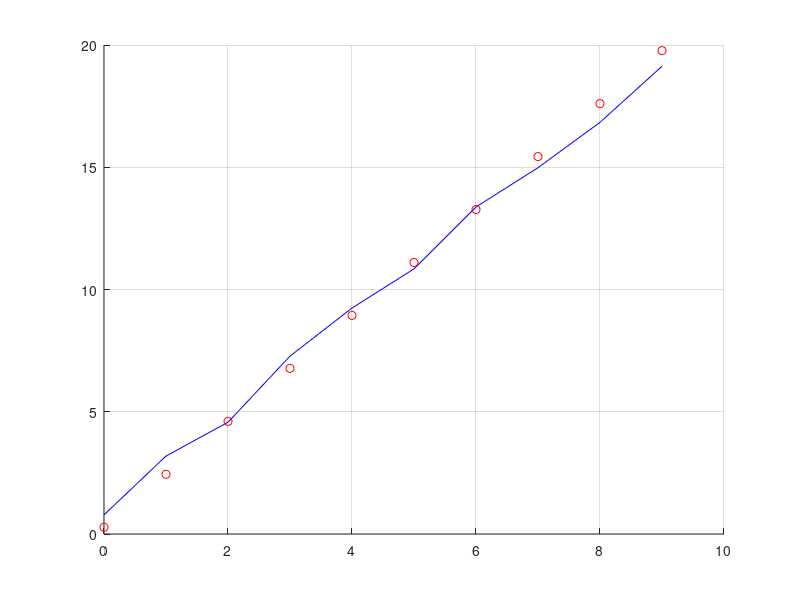

Source code (MATLAB):
close all;
clear all;

dd = load('dados_reta.dat');
x = dd(:,1)
y = dd(:,2)
ym = dd(:,3)
figure(1)
hold on
plot(x,y,'b')
plot(x,ym,'ro')
grid